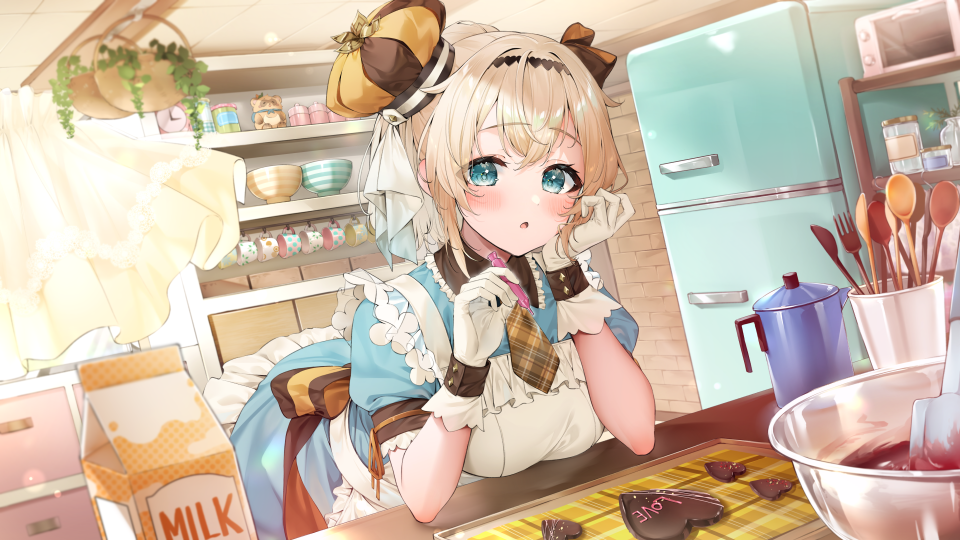
#> input picture 【2月】風真いろはメンバーシップ壁紙01.png, 1920 x 1080 px (shown at 1/2 size); its folder holds only this picture in this run
$ python -i pyws.py   (imports and definitions only)   (older library calls are emulated)
#> lines starting #> are read from the running program, lines starting #| are printed output that depends on the picture
# -*- coding: utf-8 -*-
import cv2
import numpy as np
import random
import time
import sys
import winxpgui
from ctypes import *
# [1 line that did not run here, left out]

#予約済み変数
#g_img_x,y : chkimgがTrueの場合座標が入る
g_img_x = -1
g_img_y = -1

# 画像を比較する関数
# chkimgで使用
# [32 lines left out: function compareImg, not called in this run]

#画像認識 ファイル名指定だけで使用可能
#imgname : 画像ファイルパス
#check : 何個以上特徴一致でTrueにするか
#hwnd : ウィンドウハンドルを渡すとウィンドウキャプチャ
def chkimg(imgname,check = 5,hwnd = None):
#> called with imgname = '【2月】風真いろはメンバーシップ壁紙01.png', check = 5
    global g_img_x,g_img_y
    #比較に使う画像のロード
    comimg = cv2.imread(imgname,0)
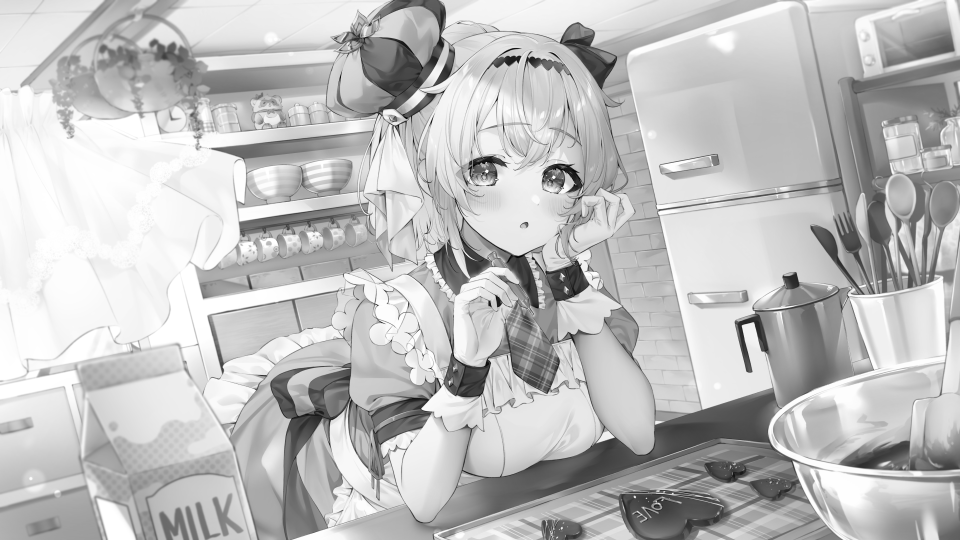
#> comimg: shape (1080, 1920) (shown at 1/2 size); min 0, max 255, mean 191.1

    #キャプチャ
    if hwnd != None:
        rect = winxpgui.GetWindowRect(hwnd)
        size = winxpgui.GetClientRect(hwnd)
        cap = [rect[0],rect[1],size[2]+rect[0],size[3]+rect[1]]
        baseimg = ImageGrab.grab(cap)
    else:
#> (the run stopped early here; a loop or call above may not have finished)
